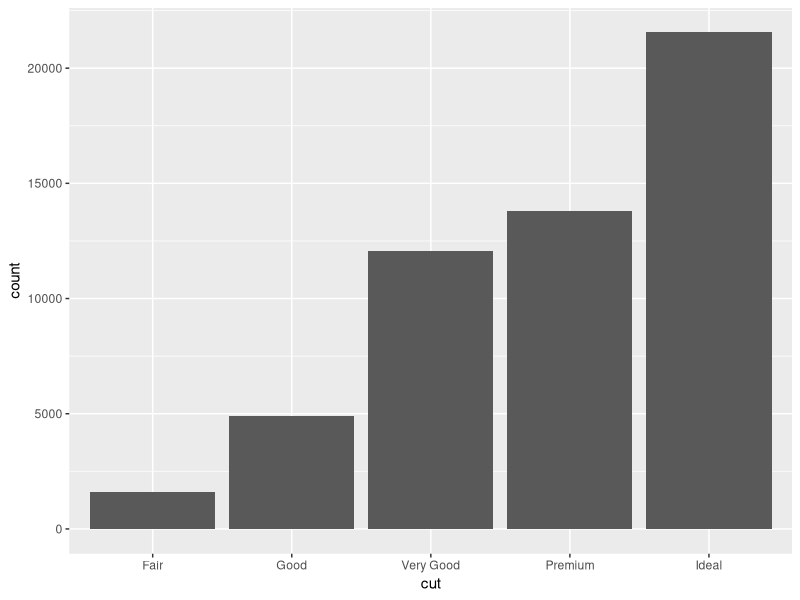
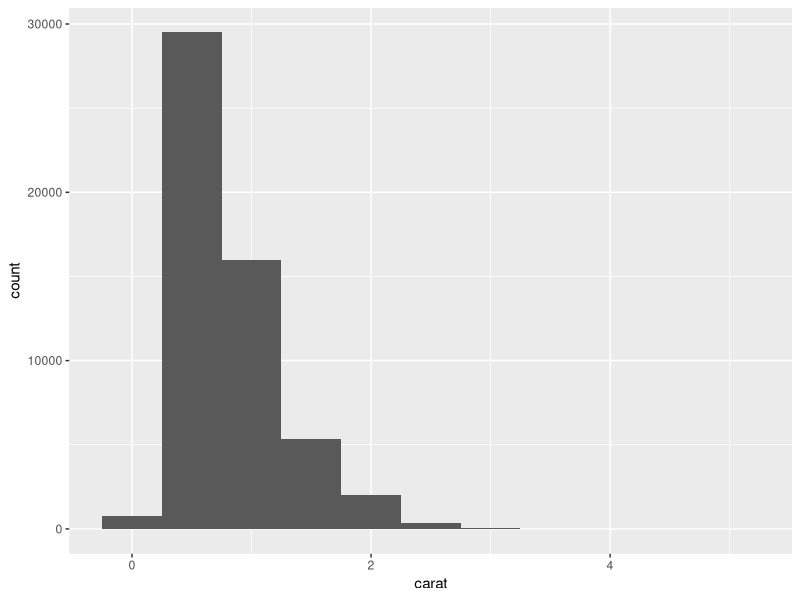
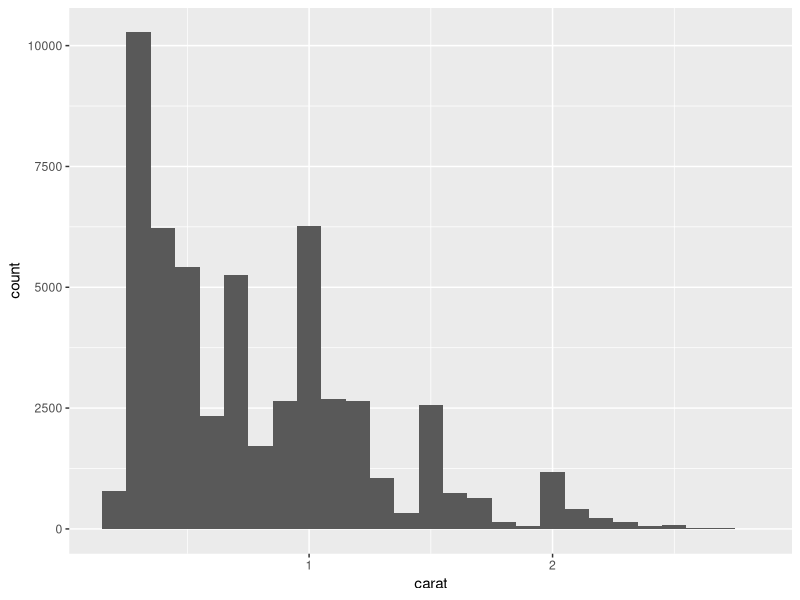
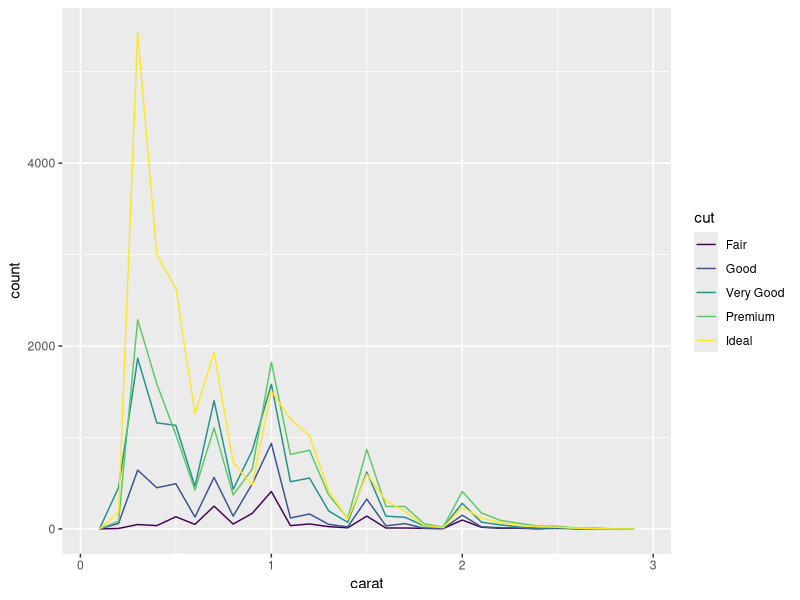
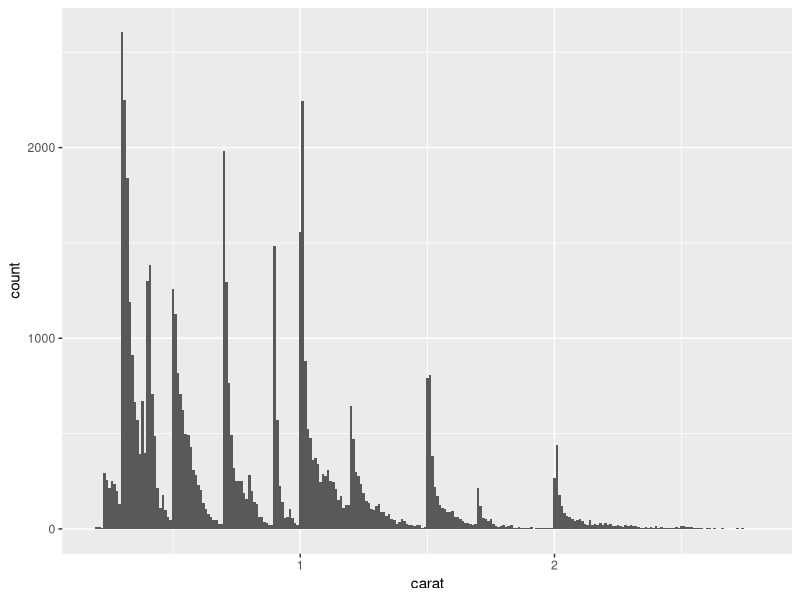
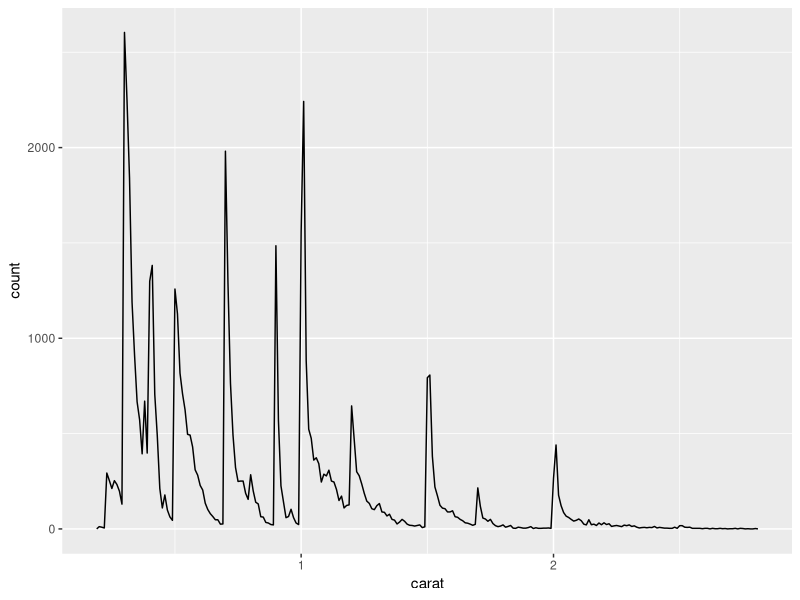
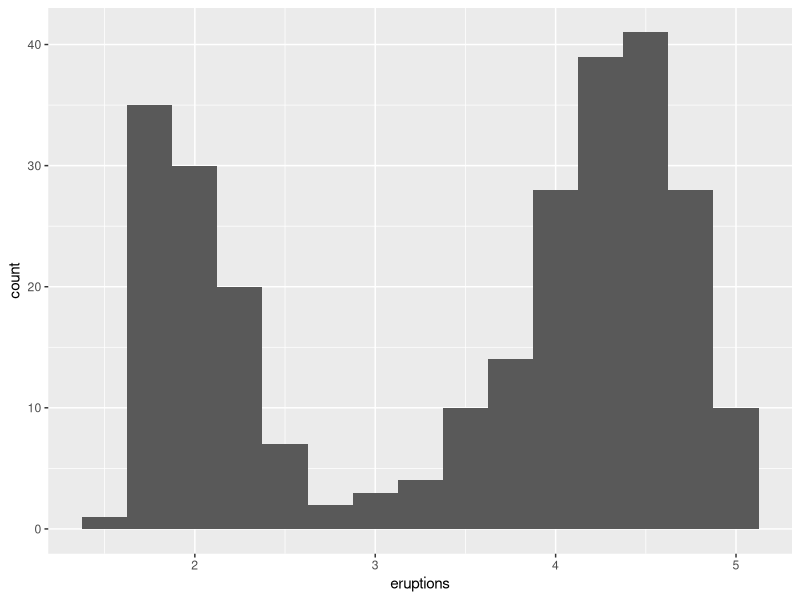
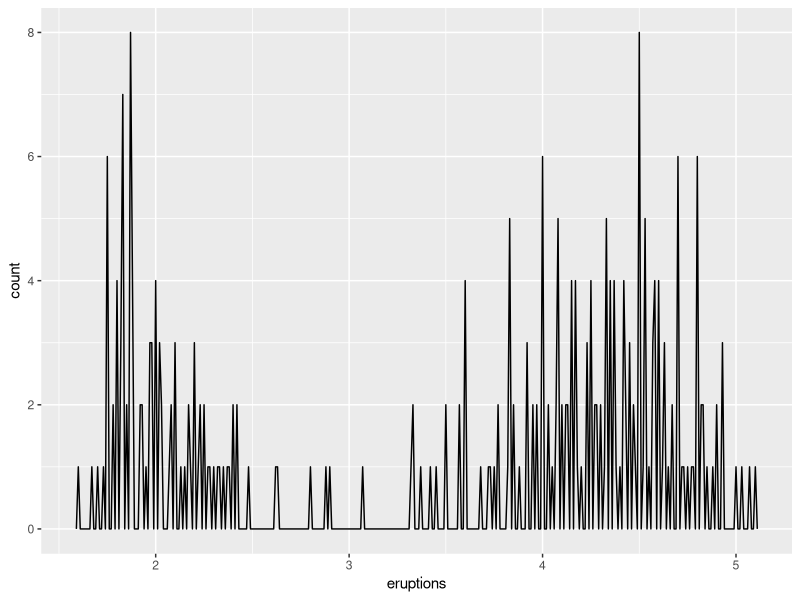

R code for these plots, in order:
# EXPLORATORY DATA ANALYSIS
library(tidyverse)
# VARIATION
# Visualizing  Distributions:

# categorical variables; to examine the distributions of a categorical variable, use a bar chart
ggplot(data = diamonds) +
  geom_bar(mapping = aes(x = cut))
# to analyse the above manually, you can use dplyr
diamonds %>%
  count(cut)

# continous variables; to examine the distribution of a continous variable, use a histogram
ggplot(data = diamonds) +
  geom_histogram(mapping = aes(x = carat), binwidth = 0.5)
# and it can also manually by using dplyr and ggplot
diamonds %>%
  count(cut_width(carat, 0.5))

# exploring a variety of binwidths: zooming into just the diamonds with a size of less than 3 carats
smaller <- diamonds %>%
  filter(carat < 3)

ggplot(data = smaller, mapping = aes(x = carat)) +
  geom_histogram(binwidth = 0.1)

# for overlaying multiple histograms in the same plot, use freq_poly
ggplot(data = smaller, mapping = aes(x = carat, color = cut)) +
  geom_freqpoly(binwidth = 0.1)


# Typical Values
ggplot(data = smaller, mapping = aes(x = carat)) +
  geom_histogram(binwidth = 0.01)

ggplot(data = smaller, mapping = aes(x = carat)) +
  geom_freqpoly(binwidth = 0.01)
  
# the following histogram shows the lenght(in minutes) of
#227 erruptions of the Old faithful gyser in yellowsstone

ggplot(data = faithful, mapping = aes(x = eruptions)) +
  geom_histogram(binwidth = 0.25)

ggplot(data = faithful, mapping = aes(x = eruptions)) +
  geom_freqpoly(binwidth = 0.01)

faithful %>%
  count(eruptions) %>%

view(faithful %>%
       count(eruptions))


# Unusual Variables (Outliers):
# take the distribution of the y variable from the diamond dataset
ggplot(diamonds) +
  geom_histogram(mapping = aes(x = y), binwidth = 0.5)
# the above code makes a plot having so many observations in
# the common bins that the rare bins are so short that you cant see them
# zoom into small values of the y-axis with coord_cartesian()
ggplot(diamonds) +
  geom_histogram(mapping = aes(x = y), binwidth = 0.5) +
  coord_cartesian(ylim = c(0, 50))


# plucking the three unusual values out with dplyr
unusual <- diamonds %>%
  filter(y < 3 | y > 20) %>%
  arrange(y)
unusual

#Exercise
  

    


